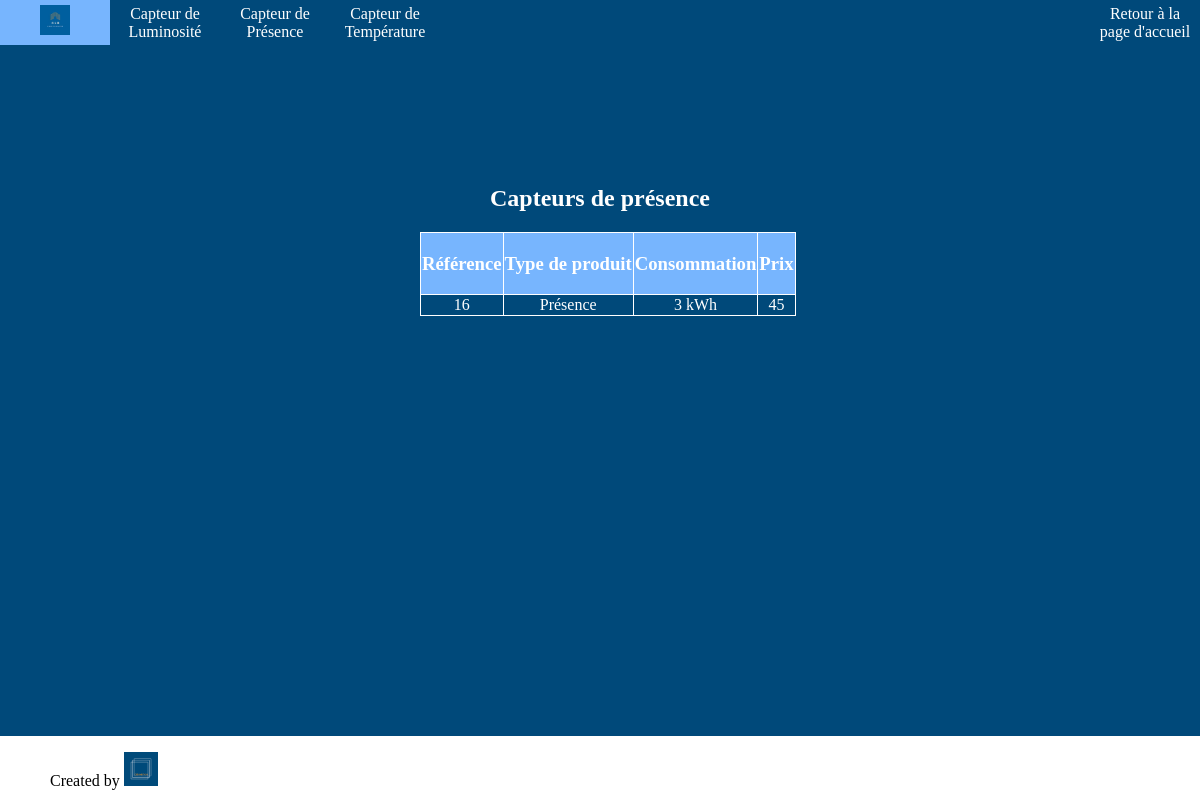
The page /index.php?action=presenceSensorsUnlog on the database its author committed.
### tables this page shows
CREATE TABLE `catalogue` (
  `idProduit` int(11) NOT NULL,
  `typeProduct` varchar(255) NOT NULL,
  `consumption` varchar(255) NOT NULL,
  `price` varchar(255) NOT NULL
);

### controllers/controller.php (called while the page is built, shortened)
<?php
require "models/model.php";
function presenceSensorsUnlog(){
    $sensors = getPresenceSensors()->fetchAll();
    require "views/presenceSensorsUnlog.php";
}

### models/model.php (called while the page is built, shortened)
<?php
function getPresenceSensors(){
    $db = dbConnect();
    $req = $db->query("SELECT * FROM catalogue WHERE typeProduct='Présence'");
    return $req;
}

### views/presenceSensorsUnlog.php (the view, shortened to what this page needs)
<!DOCTYPE html>
<html>
<head>
    <link rel="stylesheet" type="text/css" href="designs/css/sensors.css" />
</head>
<header>
    <?php require "catalogueHeader.php"?>
</header>
<body>
<section>
    <h1> Capteurs de présence</h1>
    <table>
        <thead>
        <tr>
            <td><h3>Référence</h3></td>
            <td><h3>Type de produit</h3></td>
            <td><h3>Consommation</h3></td>
            <td><h3>Prix</h3></td>
        </tr>
        </thead>
        <tbody>
        <?php foreach($sensors as $sensors) { ?>
            <tr>
                <td>
                    <a href="index.php?action=detailedSensors&id=<?=$sensors["idProduit"];?>"><?= $sensors["idProduit"];?>
                </td>
                <td>
                    <?= $sensors["typeProduct"];?>
                </td>
                <td>
                    <?= $sensors["consumption"];?> kWh
                </td>
                <td>
                    <?= $sensors["price"];?>
                </td>
            </tr>
        <?php } ?>
        </tbody>
    </table>
</section>
<footer>
    <?php require "footer.php"?>
</footer>
</body>
</html>

### designs/css/sensors.css (style rules this page uses)
html,body { margin: 0; padding:0; width: 100%; background-color:#00497A; text-decoration: none; color:white; }
section { padding-top: 10%; text-align: center; }
h1 { color:white; text-align: center; }
table { border-collapse: collapse; text-align: center; margin-left: 35%; }
td { border: 1px solid white; text-align: center; }
thead { background-color:#77B5FE; text-align: center; }
a { text-decoration: none; color:white; }

### designs/css/header.css (style rules this page uses)
header { position: relative; margin: 0; font-family: LibreBaskerville; background-color:#00497A; }

### designs/css/footer.css (style rules this page uses)
footer { background-color: white; position:fixed; bottom:0; left:0; width: 100%; height: 8%; }

### rows shown on the page
catalogue: idProduit "16", typeProduct "Présence", consumption "3", price "45"
